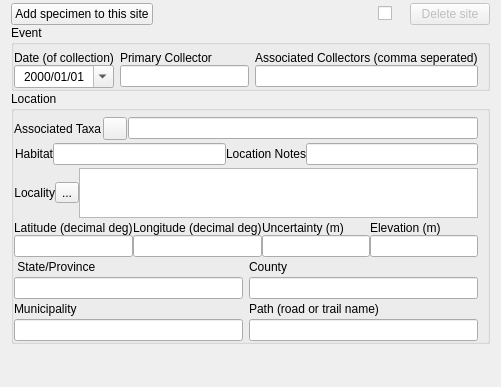
          <widget class="QWidget" name="StackedWidgetPage2">
           <layout class="QVBoxLayout" name="verticalLayout_3" stretch="0">
            <property name="spacing">
             <number>0</number>
            </property>
            <property name="topMargin">
             <number>3</number>
            </property>
            <property name="bottomMargin">
             <number>3</number>
            </property>
            <item>
             <layout class="QVBoxLayout" name="verticalLayout_9">
              <item>
               <layout class="QHBoxLayout" name="horizontalLayout_12">
                <property name="spacing">
                 <number>18</number>
                </property>
                <item>
                 <widget class="QPushButton" name="pushButton_newSpecimen">
                  <property name="text">
                   <string>Add specimen to this site</string>
                  </property>
                 </widget>
                </item>
                <item>
                 <spacer name="horizontalSpacer_2">
                  <property name="orientation">
                   <enum>Qt::Horizontal</enum>
                  </property>
                  <property name="sizeHint" stdset="0">
                   <size>
                    <width>40</width>
                    <height>20</height>
                   </size>
                  </property>
                 </spacer>
                </item>
                <item>
                 <widget class="QCheckBox" name="checkBox_delSite">
                  <property name="text">
                   <string/>
                  </property>
                 </widget>
                </item>
                <item>
                 <widget class="QPushButton" name="pushButton_deleteSite">
                  <property name="enabled">
                   <bool>false</bool>
                  </property>
                  <property name="text">
                   <string>Delete site</string>
                  </property>
                 </widget>
                </item>
               </layout>
              </item>
              <item>
               <widget class="QGroupBox" name="groupGrid_event">
                <property name="sizePolicy">
                 <sizepolicy hsizetype="Expanding" vsizetype="Fixed">
                  <horstretch>0</horstretch>
                  <verstretch>0</verstretch>
                 </sizepolicy>
                </property>
                <property name="title">
                 <string>Event</string>
                </property>
                <property name="alignment">
                 <set>Qt::AlignLeading|Qt::AlignLeft|Qt::AlignTop</set>
                </property>
                <property name="checkable">
                 <bool>false</bool>
                </property>
                <layout class="QGridLayout" name="gridLayout_4">
                 <property name="sizeConstraint">
                  <enum>QLayout::SetDefaultConstraint</enum>
                 </property>
                 <property name="leftMargin">
                  <number>0</number>
                 </property>
                 <property name="topMargin">
                  <number>6</number>
                 </property>
                 <property name="bottomMargin">
                  <number>0</number>
                 </property>
                 <property name="verticalSpacing">
                  <number>0</number>
                 </property>
                 <item row="1" column="0">
                  <widget class="QDateEdit" name="dateEdit_eventDate">
                   <property name="sizePolicy">
                    <sizepolicy hsizetype="Minimum" vsizetype="Fixed">
                     <horstretch>0</horstretch>
                     <verstretch>0</verstretch>
                    </sizepolicy>
                   </property>
                   <property name="wrapping">
                    <bool>false</bool>
                   </property>
                   <property name="alignment">
                    <set>Qt::AlignCenter</set>
                   </property>
                   <property name="buttonSymbols">
                    <enum>QAbstractSpinBox::UpDownArrows</enum>
                   </property>
                   <property name="accelerated">
                    <bool>false</bool>
                   </property>
                   <property name="currentSection">
                    <enum>QDateTimeEdit::DaySection</enum>
                   </property>
                   <property name="displayFormat">
                    <string>yyyy/MM/dd</string>
                   </property>
                   <property name="calendarPopup">
                    <bool>true</bool>
                   </property>
                   <property name="currentSectionIndex">
                    <number>2</number>
                   </property>
                  </widget>
                 </item>
                 <item row="1" column="1">
                  <widget class="QLineEdit" name="lineEdit_recordedBy">
                   <property name="sizePolicy">
                    <sizepolicy hsizetype="Expanding" vsizetype="Fixed">
                     <horstretch>0</horstretch>
                     <verstretch>0</verstretch>
                    </sizepolicy>
                   </property>
                  </widget>
                 </item>
                 <item row="0" column="2">
                  <widget class="QLabel" name="label_associatedCollectors">
                   <property name="sizePolicy">
                    <sizepolicy hsizetype="Expanding" vsizetype="Expanding">
                     <horstretch>0</horstretch>
                     <verstretch>0</verstretch>
                    </sizepolicy>
                   </property>
                   <property name="text">
                    <string>Associated Collectors (comma seperated)</string>
                   </property>
                   <property name="wordWrap">
                    <bool>false</bool>
                   </property>
                  </widget>
                 </item>
                 <item row="0" column="0">
                  <widget class="QLabel" name="label_eventDate">
                   <property name="sizePolicy">
                    <sizepolicy hsizetype="Minimum" vsizetype="Expanding">
                     <horstretch>0</horstretch>
                     <verstretch>0</verstretch>
                    </sizepolicy>
                   </property>
                   <property name="text">
                    <string>Date (of collection)</string>
                   </property>
                   <property name="wordWrap">
                    <bool>false</bool>
                   </property>
                  </widget>
                 </item>
                 <item row="0" column="1">
                  <widget class="QLabel" name="label_recordedBy">
                   <property name="sizePolicy">
                    <sizepolicy hsizetype="Expanding" vsizetype="Expanding">
                     <horstretch>0</horstretch>
                     <verstretch>0</verstretch>
                    </sizepolicy>
                   </property>
                   <property name="text">
                    <string>Primary Collector</string>
                   </property>
                  </widget>
                 </item>
                 <item row="1" column="2">
                  <widget class="QLineEdit" name="lineEdit_associatedCollectors">
                   <property name="sizePolicy">
                    <sizepolicy hsizetype="Expanding" vsizetype="Fixed">
                     <horstretch>0</horstretch>
                     <verstretch>0</verstretch>
                    </sizepolicy>
                   </property>
                  </widget>
                 </item>
                </layout>
               </widget>
              </item>
              <item>
               <widget class="QGroupBox" name="groupBox">
                <property name="sizePolicy">
                 <sizepolicy hsizetype="Expanding" vsizetype="Expanding">
                  <horstretch>0</horstretch>
                  <verstretch>0</verstretch>
                 </sizepolicy>
                </property>
                <property name="title">
                 <string>Location</string>
                </property>
                <layout class="QGridLayout" name="gridLayout_3">
                 <property name="leftMargin">
                  <number>0</number>
                 </property>
                 <property name="topMargin">
                  <number>6</number>
                 </property>
                 <property name="rightMargin">
                  <number>9</number>
                 </property>
                 <property name="bottomMargin">
                  <number>0</number>
                 </property>
                 <property name="verticalSpacing">
                  <number>3</number>
                 </property>
                 <item row="10" column="0">
                  <widget class="QLineEdit" name="lineEdit_municipality"/>
                 </item>
                 <item row="10" column="1">
                  <widget class="QLineEdit" name="lineEdit_path"/>
                 </item>
                 <item row="0" column="0" colspan="2">
                  <layout class="QHBoxLayout" name="horizontalLayout_7" stretch="0,0,10">
                   <property name="spacing">
                    <number>1</number>
                   </property>
                   <item>
                    <widget class="QLabel" name="label_associatedTaxa">
                     <property name="sizePolicy">
                      <sizepolicy hsizetype="Expanding" vsizetype="Expanding">
                       <horstretch>0</horstretch>
                       <verstretch>0</verstretch>
                      </sizepolicy>
                     </property>
                     <property name="text">
                      <string>Associated Taxa</string>
                     </property>
                     <property name="buddy">
                      <cstring>button_associatedTaxa</cstring>
                     </property>
                    </widget>
                   </item>
                   <item alignment="Qt::AlignRight|Qt::AlignVCenter">
                    <widget class="QToolButton" name="button_associatedTaxa">
                     <property name="sizePolicy">
                      <sizepolicy hsizetype="Minimum" vsizetype="Minimum">
                       <horstretch>0</horstretch>
                       <verstretch>0</verstretch>
                      </sizepolicy>
                     </property>
                     <property name="maximumSize">
                      <size>
                       <width>16777215</width>
                       <height>16777215</height>
                      </size>
                     </property>
                     <property name="sizeIncrement">
                      <size>
                       <width>0</width>
                       <height>0</height>
                      </size>
                     </property>
                     <property name="toolTip">
                      <string>Use dialog to add associated taxa to this list</string>
                     </property>
                     <property name="text">
                      <string/>
                     </property>
                     <property name="icon">
                      <iconset resource="resources/Resources.qrc">
                       <normaloff>:/rc_/plus-square.svg</normaloff>:/rc_/plus-square.svg</iconset>
                     </property>
                    </widget>
                   </item>
                   <item>
                    <widget class="QLineEdit" name="lineEdit_associatedTaxa"/>
                   </item>
                  </layout>
                 </item>
                 <item row="5" column="0">
                  <widget class="QLabel" name="label_stateProvince">
                   <property name="text">
                    <string> State/Province</string>
                   </property>
                  </widget>
                 </item>
                 <item row="6" column="1">
                  <widget class="QLineEdit" name="lineEdit_county"/>
                 </item>
                 <item row="2" column="0" colspan="2">
                  <layout class="QHBoxLayout" name="horizontalLayout_6">
                   <item>
                    <widget class="QLabel" name="label_locality">
                     <property name="text">
                      <string>Locality</string>
                     </property>
                     <property name="alignment">
                      <set>Qt::AlignRight|Qt::AlignTrailing|Qt::AlignVCenter</set>
                     </property>
                    </widget>
                   </item>
                   <item>
                    <widget class="QToolButton" name="toolButton_reverseGeolocate">
                     <property name="sizePolicy">
                      <sizepolicy hsizetype="Fixed" vsizetype="Fixed">
                       <horstretch>0</horstretch>
                       <verstretch>0</verstretch>
                      </sizepolicy>
                     </property>
                     <property name="toolTip">
                      <string>Generate locality for this site</string>
                     </property>
                     <property name="text">
                      <string>...</string>
                     </property>
                     <property name="icon">
                      <iconset resource="resources/Resources.qrc">
                       <normaloff>:/rc_/map-pin.svg</normaloff>:/rc_/map-pin.svg</iconset>
                     </property>
                     <property name="iconSize">
                      <size>
                       <width>25</width>
                       <height>25</height>
                      </size>
                     </property>
                    </widget>
                   </item>
                   <item>
                    <widget class="QPlainTextEdit" name="plainTextEdit_locality">
                     <property name="sizePolicy">
                      <sizepolicy hsizetype="Expanding" vsizetype="Expanding">
                       <horstretch>0</horstretch>
                       <verstretch>0</verstretch>
                      </sizepolicy>
                     </property>
                     <property name="minimumSize">
                      <size>
                       <width>0</width>
                       <height>45</height>
                      </size>
                     </property>
                     <property name="maximumSize">
                      <size>
                       <width>16777215</width>
                       <height>50</height>
                      </size>
                     </property>
                     <property name="backgroundVisible">
                      <bool>false</bool>
                     </property>
                    </widget>
                   </item>
                  </layout>
                 </item>
                 <item row="9" column="1">
                  <widget class="QLabel" name="label_path">
                   <property name="text">
                    <string>Path (road or trail name)</string>
                   </property>
                  </widget>
                 </item>
                 <item row="1" column="0" colspan="2">
                  <layout class="QHBoxLayout" name="horizontalLayout_8">
                   <item>
                    <widget class="QLabel" name="label_habitat">
                     <property name="text">
                      <string>Habitat</string>
                     </property>
                     <property name="alignment">
                      <set>Qt::AlignRight|Qt::AlignTrailing|Qt::AlignVCenter</set>
                     </property>
                     <property name="buddy">
                      <cstring>lineEdit_habitat</cstring>
                     </property>
                    </widget>
                   </item>
                   <item>
                    <widget class="QLineEdit" name="lineEdit_habitat"/>
                   </item>
                   <item alignment="Qt::AlignRight">
                    <widget class="QLabel" name="label_locationNotes">
                     <property name="text">
                      <string>Location Notes</string>
                     </property>
                     <property name="buddy">
                      <cstring>lineEdit_locationNotes</cstring>
                     </property>
                    </widget>
                   </item>
                   <item>
                    <widget class="QLineEdit" name="lineEdit_locationNotes"/>
                   </item>
                  </layout>
                 </item>
                 <item row="5" column="1">
                  <widget class="QLabel" name="label_county">
                   <property name="text">
                    <string>County</string>
                   </property>
                  </widget>
                 </item>
                 <item row="9" column="0">
                  <widget class="QLabel" name="label_municipality">
                   <property name="text">
                    <string>Municipality</string>
                   </property>
                  </widget>
                 </item>
                 <item row="3" column="0" colspan="2">
                  <layout class="QGridLayout" name="gridLayout_2">
                   <property name="verticalSpacing">
                    <number>0</number>
                   </property>
                   <item row="1" column="1">
                    <widget class="QLineEdit" name="lineEdit_decimalLongitude">
                     <property name="alignment">
                      <set>Qt::AlignJustify|Qt::AlignVCenter</set>
                     </property>
                    </widget>
                   </item>
                   <item row="0" column="0">
                    <widget class="QLabel" name="label_latitude">
                     <property name="text">
                      <string>Latitude (decimal deg)</string>
                     </property>
                    </widget>
                   </item>
                   <item row="1" column="2">
                    <widget class="QLineEdit" name="lineEdit_coordinateUncertaintyInMeters">
                     <property name="alignment">
                      <set>Qt::AlignJustify|Qt::AlignVCenter</set>
                     </property>
                    </widget>
                   </item>
                   <item row="0" column="2">
                    <widget class="QLabel" name="label_uncertainty">
                     <property name="text">
                      <string>Uncertainty (m)</string>
                     </property>
                    </widget>
                   </item>
                   <item row="1" column="0">
                    <widget class="QLineEdit" name="lineEdit_decimalLatitude">
                     <property name="text">
                      <string/>
                     </property>
                     <property name="frame">
                      <bool>true</bool>
                     </property>
                     <property name="alignment">
                      <set>Qt::AlignJustify|Qt::AlignVCenter</set>
                     </property>
                    </widget>
                   </item>
                   <item row="0" column="1">
                    <widget class="QLabel" name="label_longitude">
                     <property name="text">
                      <string>Longitude (decimal deg)</string>
                     </property>
                    </widget>
                   </item>
                   <item row="0" column="3">
                    <widget class="QLabel" name="label_elevation">
                     <property name="text">
                      <string>Elevation (m)</string>
                     </property>
                    </widget>
                   </item>
                   <item row="1" column="3">
                    <widget class="QLineEdit" name="lineEdit_minimumElevationInMeters">
                     <property name="text">
                      <string/>
                     </property>
                    </widget>
                   </item>
                  </layout>
                 </item>
                 <item row="6" column="0">
                  <widget class="QLineEdit" name="lineEdit_stateProvince"/>
                 </item>
                </layout>
               </widget>
              </item>
              <item>
               <spacer name="verticalSpacer_4">
                <property name="orientation">
                 <enum>Qt::Vertical</enum>
                </property>
                <property name="sizeHint" stdset="0">
                 <size>
                  <width>20</width>
                  <height>40</height>
                 </size>
                </property>
               </spacer>
              </item>
             </layout>
            </item>
           </layout>
          </widget>
